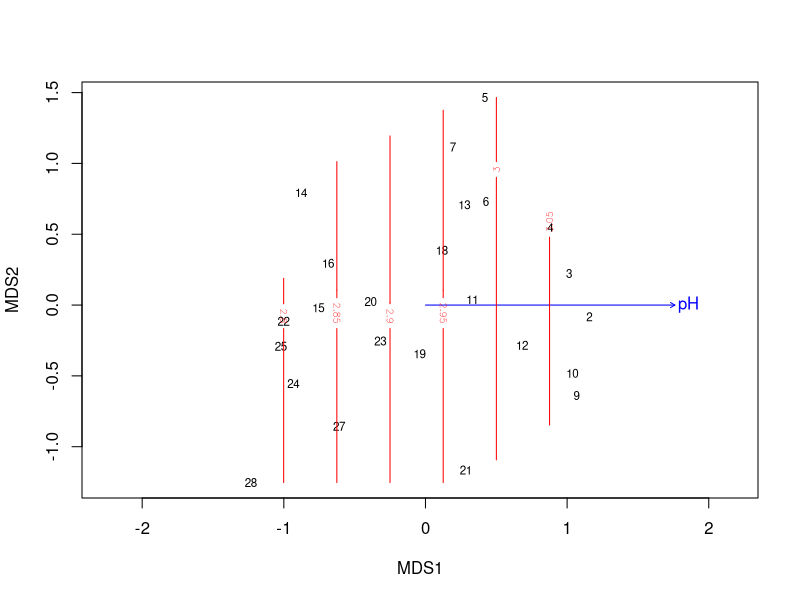

Recreate this plot in R.
library(vegan)


### Name: MDSrotate
### Title: Rotate First MDS Dimension Parallel to an External Variable
### Aliases: MDSrotate
### Keywords: multivariate

### ** Examples

data(varespec)
data(varechem)
mod <- monoMDS(vegdist(varespec))
mod <- with(varechem, MDSrotate(mod, pH))
plot(mod)
ef <- envfit(mod ~ pH, varechem, permutations = 0)
plot(ef)
ordisurf(mod ~ pH, varechem, knots = 1, add = TRUE)
